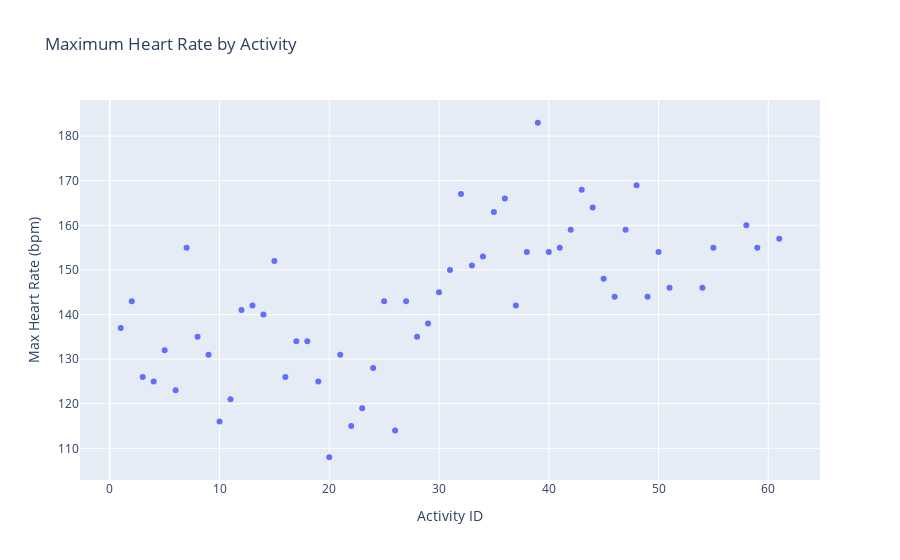

Notebook code cell kept with this figure:
### Code cell
import plotly.express as px

#summary_df = activity_summary(df)
#summary_df.head()

def hover_max_heart_rate(df, title='Maximum Heart Rate by Activity'):
    """
    Create an interactive scatterplot of maximum heart rate by activity.
    
    Parameters:
    - summary_df: DataFrame with 'activity_id' and 'heart_rate_max' columns
    - title: Title for the plot (optional)
    """
    df_plot = df.reset_index()
    #print(df_plot)
    
    fig = px.scatter(
        df_plot,
        x='activity_id',
        y='heart_rate_max',
        title=title,
        labels={
            'activity_id': 'Activity ID',
            'heart_rate_max': 'Max Heart Rate (bpm)'
        },
        hover_data=['activity_id', 'heart_rate_max']
    )
    fig.show()
    
#activity_df
hover_max_heart_rate(activity_df)

### Figure 1 — Plotly figure (JSON) as saved in the notebook; plotly's stock layout.template omitted (floating-point values rounded to 4 significant figures)
{"data": [{"hovertemplate": "Activity ID=%{x}<br>Max Heart Rate (bpm)=%{y}<extra></extra>", "legendgroup": "", "marker": {"color": "#636efa", "symbol": "circle"}, "mode": "markers", "name": "", "orientation": "v", "showlegend": false, "type": "scatter", "x": [1, 2, 3, 4, 5, 6, 7, 8, 9, 10, 11, 12, 13, 14, 15, 16, 17, 18, 19, 20, 21, 22, 23, 24, 25, 26, 27, 28, 29, 30, 31, 32, 33, 34, 35, 36, 37, 38, 39, 40, 41, 42, 43, 44, 45, 46, 47, 48, 49, 50, 51, 52, 53, 54, 55, 56, 57, 58, 59, 60, 61], "xaxis": "x", "y": [137.0, 143.0, 126.0, 125.0, 132.0, 123.0, 155.0, 135.0, 131.0, 116.0, 121.0, 141.0, 142.0, 140.0, 152.0, 126.0, 134.0, 134.0, 125.0, 108.0, 131.0, 115.0, 119.0, 128.0, 143.0, 114.0, 143.0, 135.0, 138.0, 145.0, 150.0, 167.0, 151.0, 153.0, 163.0, 166.0, 142.0, 154.0, 183.0, 154.0, 155.0, 159.0, 168.0, 164.0, 148.0, 144.0, 159.0, 169.0, 144.0, 154.0, 146.0, NaN, NaN, 146.0, 155.0, NaN, NaN, 160.0, 155.0, NaN, 157.0], "yaxis": "y"}], "layout": {"legend": {"tracegroupgap": 0}, "title": {"text": "Maximum Heart Rate by Activity"}, "xaxis": {"anchor": "y", "domain": [0, 1], "title": {"text": "Activity ID"}}, "yaxis": {"anchor": "x", "domain": [0, 1], "title": {"text": "Max Heart Rate (bpm)"}}}}
